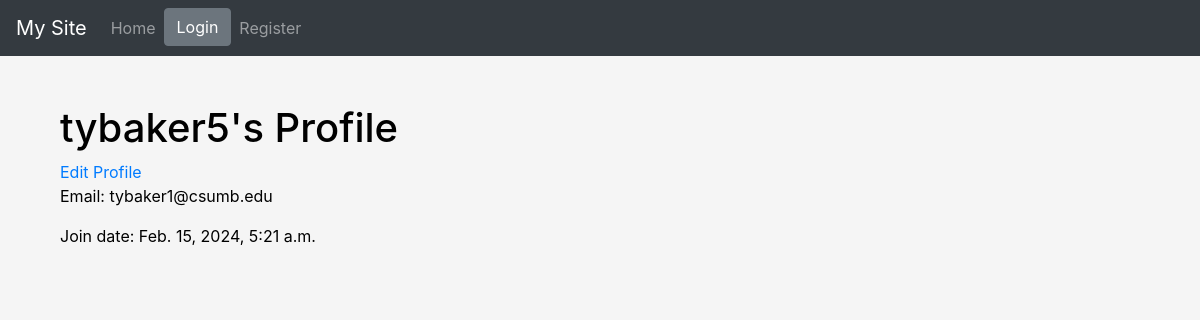
/user/profile/ (signed in), run on the app's committed database.
### UserManagement/models.py (models this page shows)
class CustomUser(AbstractUser):
    display_name = models.CharField(max_length=255, blank=True)
    profile_picture = models.ImageField(upload_to='profile_pics/', null=True, blank=True)
    location = models.CharField(max_length=255, null=True, blank=True)
    preferred_language = models.CharField(max_length=50, default='English')

### UserManagement/views.py (the view)
# urls.py: path('profile/', views.profile, name='profile'),
@login_required
def profile(request):
    return render(request, 'UserManagement/profile.html', {'user': request.user})

### templates/UserManagement/profile.html
{% extends 'base.html' %}
{% block content %}
<div class="container mt-5">
    <h1>{{ user.username }}'s Profile</h1>
    {% if user.is_authenticated %}
    <a href="{% url 'UserManagement:edit_profile' %}">Edit Profile</a>
    <p>Email: {{ user.email }}</p>
    <p>Join date: {{ user.date_joined }}</p>
{% endif %}
</div>
{% endblock %}

### static/css/styles.css (style rules this page uses)
body { background-color: #f5f5f5; color: #000; }

### data on the page
CustomUser: username "tybaker5", email "tybaker1@csumb.edu", date_joined "Feb. 15, 2024, 5:21 a.m."
